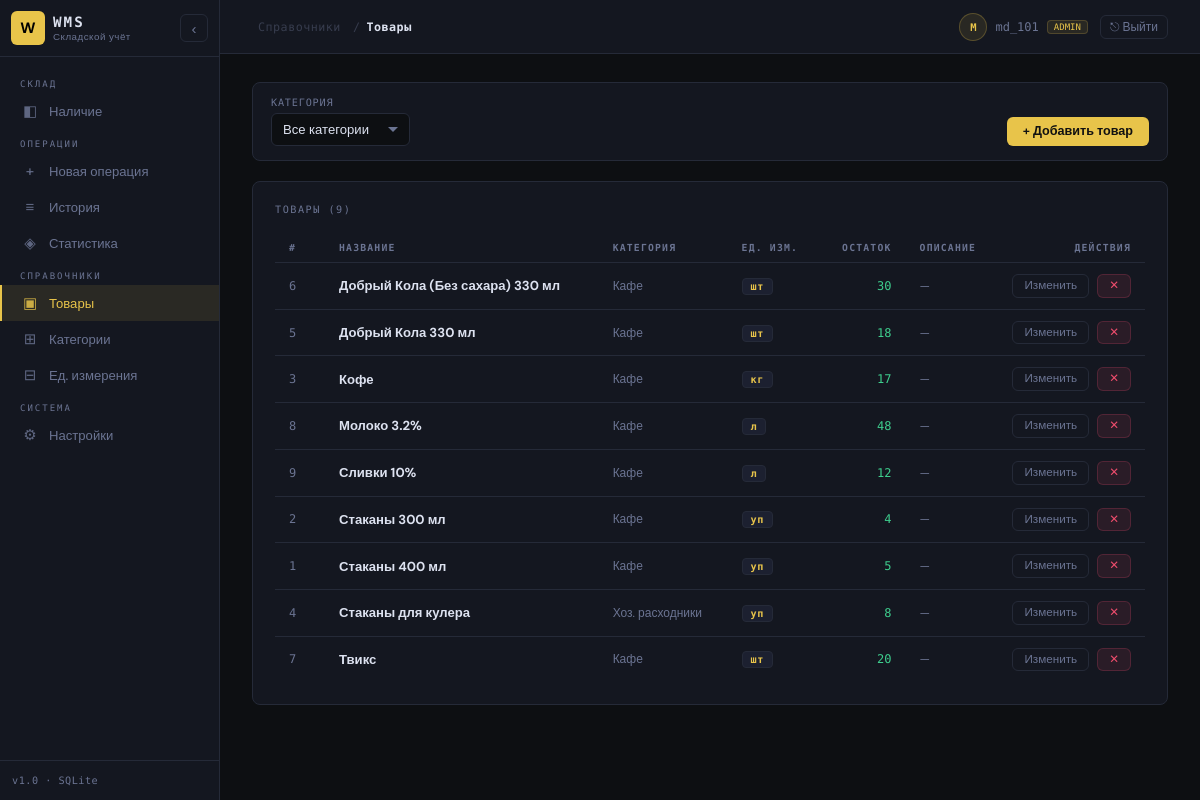
Screenshot of /products (signed in) with the database file from the repository.
### tables this page shows
CREATE TABLE users (
        id            INTEGER PRIMARY KEY AUTOINCREMENT,
        username      TEXT NOT NULL UNIQUE,
        password_hash TEXT NOT NULL,
        role          TEXT NOT NULL DEFAULT 'user',
        theme         TEXT NOT NULL DEFAULT 'dark',
        created_at    TEXT NOT NULL
    );

CREATE TABLE products (
        id INTEGER PRIMARY KEY AUTOINCREMENT,
        name TEXT NOT NULL,
        category_id INTEGER REFERENCES categories(id),
        unit_id INTEGER REFERENCES units(id),
        description TEXT,
        current_stock REAL NOT NULL DEFAULT 0
    );

CREATE TABLE categories (
        id INTEGER PRIMARY KEY AUTOINCREMENT,
        name TEXT NOT NULL UNIQUE,
        description TEXT
    );

CREATE TABLE units (
        id INTEGER PRIMARY KEY AUTOINCREMENT,
        name TEXT NOT NULL UNIQUE,
        short_name TEXT NOT NULL
    );

### app.py (the view)
@app.route("/products")
def products():
    db = get_db()
    cat_filter = request.args.get("category_id", "")
    if cat_filter:
        prods = db.execute("""
            SELECT p.*, c.name as cat_name, u.short_name as unit_short
            FROM products p
            LEFT JOIN categories c ON c.id = p.category_id
            LEFT JOIN units u ON u.id = p.unit_id
            WHERE p.category_id = ? ORDER BY p.name
        """, (cat_filter,)).fetchall()
    else:
        prods = db.execute("""
            SELECT p.*, c.name as cat_name, u.short_name as unit_short
            FROM products p
            LEFT JOIN categories c ON c.id = p.category_id
            LEFT JOIN units u ON u.id = p.unit_id
            ORDER BY p.name
        """).fetchall()
    cats      = db.execute("SELECT * FROM categories ORDER BY name").fetchall()
    all_units = db.execute("SELECT * FROM units ORDER BY name").fetchall()
    return render_template("products.html", products=prods, categories=cats,
                           units=all_units, selected_category=cat_filter)

### app.py (called while the page is built)
@login_manager.user_loader
def load_user(user_id):
    db = sqlite3.connect(DB_PATH)
    db.row_factory = sqlite3.Row
    row = db.execute("SELECT * FROM users WHERE id=?", (user_id,)).fetchone()
    db.close()
    return User(row) if row else None

def get_db():
    if "db" not in g:
        g.db = sqlite3.connect(DB_PATH, detect_types=sqlite3.PARSE_DECLTYPES)
        g.db.row_factory = sqlite3.Row
        g.db.execute("PRAGMA foreign_keys = ON")
    return g.db

def get_setting(key, default=None):
    try:
        db = sqlite3.connect(DB_PATH)
        db.row_factory = sqlite3.Row
        row = db.execute("SELECT value FROM app_settings WHERE key=?", (key,)).fetchone()
        db.close()
        return row['value'] if row else default
    except Exception:
        return default

@app.context_processor
def inject_globals():
    return dict(app_tz=get_setting('timezone', 'UTC'))

@app.before_request
def check_auth():
    if request.endpoint in PUBLIC:
        return
    db = get_db()
    user_count = db.execute("SELECT COUNT(*) FROM users").fetchone()[0]
    if user_count == 0:
        return redirect(url_for('setup'))
    if not current_user.is_authenticated:
        return redirect(url_for('login', next=request.path))

### templates/products.html (shortened to what this page needs)
{% extends "base.html" %}
{% block breadcrumb %}<span class="sep">Справочники</span><span class="sep">/</span><strong>Товары</strong>{% endblock %}
{% block content %}
<div x-data="{
  showAdd: false,
  editId: null, editName: '', editCat: '', editUnit: '', editDesc: ''
}">
<form method="get" action="{{ url_for('products') }}">
<div class="filters-bar mb-20">
  <div class="form-group mb-0">
    <label>Категория</label>
    <select name="category_id" onchange="this.form.submit()">
      <option value="">Все категории</option>
    </select>
  </div>
  <div style="margin-left:auto;margin-top:18px;">
    <button type="button" class="btn btn-primary" @click="showAdd=true">+ Добавить товар</button>
  </div>
</div>
</form>
<div class="card">
  <div class="card-header">
    <span class="card-title">Товары ({{ products | length }})</span>
  </div>
  {% if products %}
  <div class="table-wrap">
    <table>
      <thead>
        <tr>
          <th style="width:50px">#</th>
          <th>Название</th>
          <th>Категория</th>
          <th>Ед. изм.</th>
          <th style="text-align:right">Остаток</th>
          <th>Описание</th>
          <th style="width:140px;text-align:right">Действия</th>
        </tr>
      </thead>
      <tbody>
        {% for p in products %}
        <tr>
          <td class="td-mono text-muted">{{ p.id }}</td>
          <td><strong>{{ p.name }}</strong></td>
          <td class="text-muted text-sm">{{ p.cat_name or '—' }}</td>
          <td>
            {% if p.unit_short %}
            <span class="badge badge-neutral" style="color:var(--accent)">{{ p.unit_short }}</span>
            {% else %}—{% endif %}
          </td>
          <td style="text-align:right" class="td-mono">
            <span class="{% if p.current_stock > 0 %}text-green{% elif p.current_stock < 0 %}text-red{% else %}text-muted{% endif %}">
              {{ "%.3g" | format(p.current_stock) }}
            </span>
          </td>
          <td class="text-muted text-sm">{{ p.description or '—' }}</td>
          <td style="text-align:right">
            <div class="flex gap-8 justify-end">
              <button class="btn btn-ghost btn-sm"
                @click="editId={{ p.id }}; editName='{{ p.name | e }}'; editCat='{{ p.category_id or '' }}'; editUnit='{{ p.unit_id or '' }}'; editDesc='{{ (p.description or '') | e }}'">
                Изменить
              </button>
              <form method="post" action="{{ url_for('delete_product', id=p.id) }}" style="margin:0"
                onsubmit="return confirm('Удалить товар «{{ p.name }}»?')">
                <button type="submit" class="btn btn-danger btn-sm">✕</button>
              </form>
            </div>
          </td>
        </tr>
        {% endfor %}
      </tbody>
    </table>
  </div>
  {% else %}
  <div class="empty-state">
    <div class="empty-icon">▣</div>
    <p>Товаров нет</p>
    <button class="btn btn-primary btn-sm" @click="showAdd=true">Добавить первый</button>
  </div>
  {% endif %}
</div>
</div>
{% endblock %}

### templates/base.html (shortened to what this page needs)
<!DOCTYPE html>
<html lang="ru">
<head>
</head>
<body x-data="{
  collapsed: localStorage.getItem('sidebar') === 'collapsed'
}" x-init="
  $watch('collapsed', v => localStorage.setItem('sidebar', v ? 'collapsed' : 'open'));
  document.documentElement.setAttribute('data-theme', '{{ current_user.theme if current_user.is_authenticated else 'dark' }}');
">
<aside class="sidebar" :class="{ collapsed: collapsed }">
  <div class="sidebar-logo">
    <div class="logo-badge">
      <div class="logo-icon">W</div>
      <div class="logo-text">
        <div class="wms">WMS</div>
        <div class="sub">Складской учёт</div>
      </div>
    </div>
    <button class="sidebar-toggle" @click="collapsed = !collapsed" :title="collapsed ? 'Развернуть' : 'Свернуть'">
      <span x-text="collapsed ? '›' : '‹'" style="font-size:1rem;line-height:1"></span>
    </button>
  </div>
  <nav class="sidebar-nav">
    <div class="nav-section">Склад</div>
    <a href="{{ url_for('stock') }}" data-label="Наличие"
      class="nav-link {% if request.endpoint == 'stock' or request.endpoint == 'index' %}active{% endif %}">
      <span class="nav-icon">◧</span><span class="nav-label"> Наличие</span>
    </a>
    <div class="nav-section">Операции</div>
    <a href="{{ url_for('new_operation') }}" data-label="Новая операция"
      class="nav-link {% if request.endpoint == 'new_operation' %}active{% endif %}">
      <span class="nav-icon">+</span><span class="nav-label"> Новая операция</span>
    </a>
    <a href="{{ url_for('history') }}" data-label="История"
      class="nav-link {% if request.endpoint == 'history' %}active{% endif %}">
      <span class="nav-icon">≡</span><span class="nav-label"> История</span>
    </a>
    <a href="{{ url_for('stats') }}" data-label="Статистика"
      class="nav-link {% if request.endpoint in ('stats', 'stats_detail') %}active{% endif %}">
      <span class="nav-icon">◈</span><span class="nav-label"> Статистика</span>
    </a>
    <div class="nav-section">Справочники</div>
    <a href="{{ url_for('products') }}" data-label="Товары"
      class="nav-link {% if request.endpoint == 'products' %}active{% endif %}">
      <span class="nav-icon">▣</span><span class="nav-label"> Товары</span>
    </a>
    <a href="{{ url_for('categories') }}" data-label="Категории"
      class="nav-link {% if request.endpoint == 'categories' %}active{% endif %}">
      <span class="nav-icon">⊞</span><span class="nav-label"> Категории</span>
    </a>
    <a href="{{ url_for('units') }}" data-label="Ед. измерения"
      class="nav-link {% if request.endpoint == 'units' %}active{% endif %}">
      <span class="nav-icon">⊟</span><span class="nav-label"> Ед. измерения</span>
    </a>
    <div class="nav-section">Система</div>
    <a href="{{ url_for('settings') }}" data-label="Настройки"
      class="nav-link {% if request.endpoint == 'settings' %}active{% endif %}">
      <span class="nav-icon">⚙</span><span class="nav-label"> Настройки</span>
    </a>
  </nav>
  <div class="sidebar-footer">v1.0 · SQLite</div>
</aside>
<div class="main" :class="{ 'sidebar-collapsed': collapsed }">
  <div class="topbar">
    <div class="breadcrumb">{% block breadcrumb %}<strong>WMS</strong>{% endblock %}</div>
    <div style="margin-left:auto;display:flex;align-items:center;gap:12px">
      {% if current_user.is_authenticated %}
      <div style="display:flex;align-items:center;gap:8px">
        <div style="width:28px;height:28px;border-radius:50%;background:var(--accent-dim);
          border:1px solid rgba(232,196,74,0.25);display:flex;align-items:center;justify-content:center;
          font-family:var(--mono);font-size:0.7rem;color:var(--accent);font-weight:700">
          {{ current_user.username[0].upper() }}
        </div>
        <span style="font-size:0.8rem;color:var(--text-muted);font-family:var(--mono)">{{ current_user.username }}</span>
        {% if current_user.role == 'admin' %}
        <span style="font-size:0.6rem;font-family:var(--mono);color:var(--accent);
          background:var(--accent-dim);border:1px solid rgba(232,196,74,0.2);
          border-radius:4px;padding:1px 6px">ADMIN</span>
        {% endif %}
      </div>
      <form method="post" action="{{ url_for('logout') }}" style="margin:0">
        <button type="submit" class="btn btn-ghost btn-sm" title="Выйти"
          style="padding:5px 9px;font-size:0.8rem">⎋ Выйти</button>
      </form>
      {% endif %}
    </div>
  </div>
  <div class="content">
    {% block content %}{% endblock %}
  </div>
</div>
</body>
</html>

### rows the page displays
users: username "M", username "md_101"
products: id "6", name "Добрый Кола (Без сахара) 330 мл", name "Кафе", unit_short "шт", current_stock "30", description "—"
products: id "5", name "Добрый Кола 330 мл", name "Кафе", unit_short "шт", current_stock "18", description "—"
products: id "3", name "Кофе", name "Кафе", unit_short "кг", current_stock "17", description "—"
products: id "8", name "Молоко 3.2%", name "Кафе", unit_short "л", current_stock "48", description "—"
products: id "9", name "Сливки 10%", name "Кафе", unit_short "л", current_stock "12", description "—"
products: id "2", name "Стаканы 300 мл", name "Кафе", unit_short "уп", current_stock "4", description "—"
products: id "1", name "Стаканы 400 мл", name "Кафе", unit_short "уп", current_stock "5", description "—"
products: id "4", name "Стаканы для кулера", name "Хоз. расходники", unit_short "уп", current_stock "8", description "—"
products: id "7", name "Твикс", name "Кафе", unit_short "шт", current_stock "20", description "—"

### other values shown
{{ products | length }} "9"
